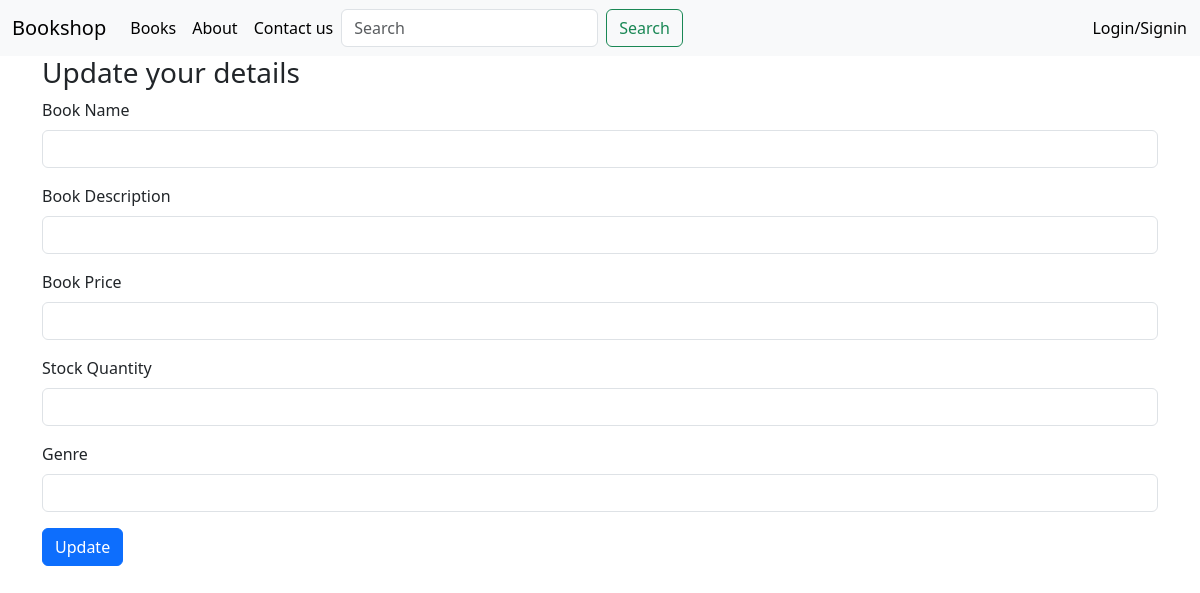
The page /update/15 on the database as committed earlier.
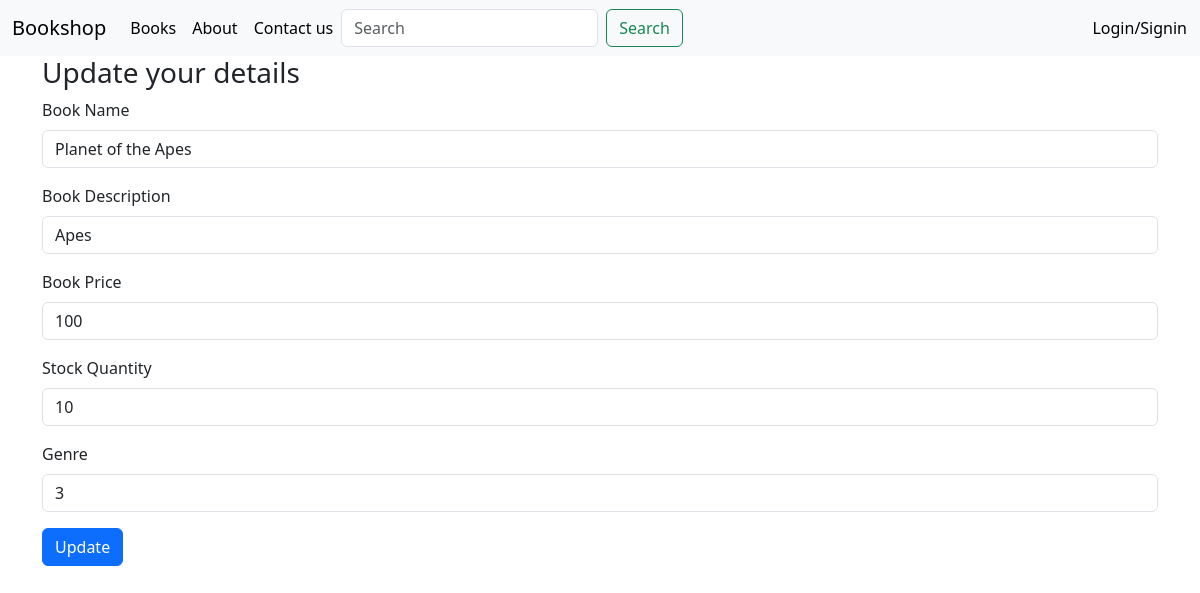
The same page on the database as committed later.
### app.py (models this page shows)
class Products(db.Model):
    __tablename__ = 'products'
    ProductID = db.Column(db.Integer, primary_key=True)
    ProductName= db.Column(db.String(50), nullable=False)
    Description= db.Column(db.String(100), nullable=False)
    Price= db.Column(db.Integer, nullable=False)
    StockQuantity= db.Column(db.Integer,nullable=False)
    CategoryID= db.Column(db.Integer,db.ForeignKey('categories.CategoryID'), nullable=False )
    MerchantID = db.Column(db.Integer, db.ForeignKey('users.UserID'), nullable=False)

### app.py (the view, shortened to what this page needs)
@app.route('/update/<int:product_id>',methods = ['GET','POST'])
def update(product_id):
    product = Products.query.filter_by(ProductID = product_id).first()
    return render_template('update_book.html',product = product)

### templates/update_book.html
{% include 'base.html' %}
{% block body %}
<div class="container">
    <h3>Update your details</h3>
    <form method="post" action="/update/{{product.ProductID}}">
        <div class="mb-3">
          <label for="name" class="form-label">Book Name</label>
          <input type="text" class="form-control" name = "name" value = "{{product.ProductName}}" id="bookname">
        </div>
        <div class="mb-3">
          <label for="desc" class="form-label">Book Description</label>
          <input type="text" class="form-control" name = "desc" value = "{{product.Description}}" id="bookdesc">
        </div>
        <div class="mb-3">
            <label for="price" class="form-label">Book Price</label>
            <input type="number" class="form-control" name = "price" value = "{{product.Price}}" id="bookprice">
          </div>
          <div class="mb-3">
            <label for="amount" class="form-label">Stock Quantity</label>
            <input type="number" class="form-control" name = "amount" value = "{{product.StockQuantity}}" id="stockamount">
          </div>
          <div class="mb-3">
            <label for="category" class="form-label">Genre</label>
            <input type="number" class="form-control" name = "category" value = "{{product.CategoryID}}" id="categoryid">
          </div>
        <button type="submit" class="btn btn-primary">Update</button>
      </form>
</div>
{% endblock body %}

### templates/base.html (shortened to what this page needs)
<!doctype html>
<html lang="en">
  <head>
    <link href="https://cdn.jsdelivr.net/npm/bootstrap@5.3.3/dist/css/bootstrap.min.css" rel="stylesheet">
  </head>
  <body>
    <header>
    <nav class="navbar navbar-expand-lg navbar-light bg-light">
        <div class="container">
            <a class="navbar-brand" href="/">Bookshop</a>
            <div id="navbar" class="navbar-collapse collapse">
                <ul class="navbar-nav ">
                    <li class="nav-item">
                        <a class="nav-link active" href="{{url_for('books')}}">Books</a>
                    </li>
                    <li class="nav-item">
                        <a class="nav-link active" href="/about">About</a>
                    </li>
                    <li class="nav-item">
                        <a class="nav-link active" href="/contactus">Contact us</a>
                    </li>
                </ul>
                <form class="d-flex" method="GET" action="{{ url_for('search') }}">
                    <input class="form-control me-2" type="search"  name="query" placeholder="Search" aria-label="Search">
                    <button class="btn btn-outline-success" type="submit">Search</button>
                </form>
            </div>
        </div>
        <ul class="navbar-nav ml-auto">
        {% if 'user_id' in session %}
        <li class="nav-item">
            <a class="nav-link" href="{{ url_for('mycart') }}">MyCart</a>
        </li>
        <li class="nav-item">
            <a class="nav-link" href="{{ url_for('dashboard') }}">Dashboard</a>
        </li>
        <li class="nav-item">
            <a class="nav-link" href="{{ url_for('logout') }}">Logout</a>
        </li>
        {% else %}
        <li class="nav-item">
            <a href="/login" > <button type="button" class="btn btn-light">Login/Signin</button></a>
        </li>
        {% endif %}
    </ul>
    </nav>
</header>
  </body>
</html>

Rows that differ between the two databases and show on the page:
added Products: name "Planet of the Apes", desc "Apes", price "100", amount "10", category "3"
